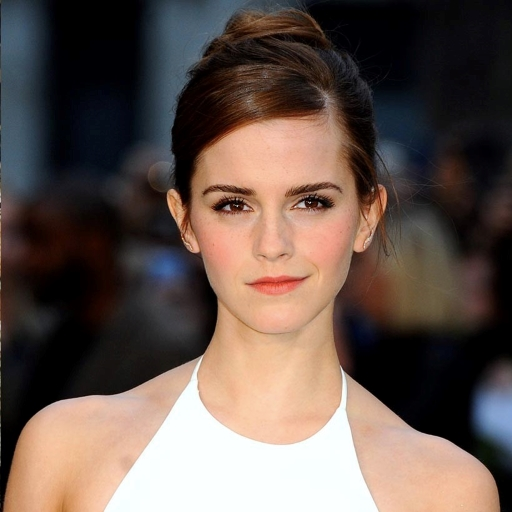
#> input picture emma.jpg, 512 x 512 px
$ python ex4-13.py
#> lines starting #> are read from the running program, lines starting #| are printed output that depends on the picture
# -*- coding: utf-8 -*-
"""
Created on Tue Feb  2 17:10:06 2021

@author: d19fd
"""

import cv2

img = cv2.imread('emma.jpg')
#> img is the input picture: shape (512, 512, 3); mean B, G, R 78.2, 85.5, 101.3

bgra = cv2.cvtColor(img, cv2.COLOR_BGR2BGRA)
b, g, r, a = cv2.split(bgra)
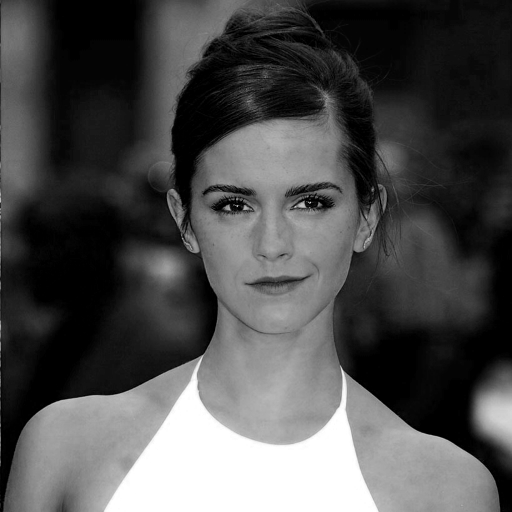
#> b: shape (512, 512); min 0, max 255, mean 78.2
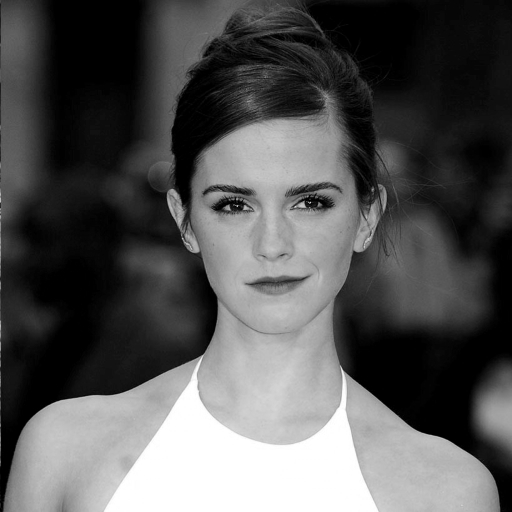
#> g: shape (512, 512); min 0, max 255, mean 85.5
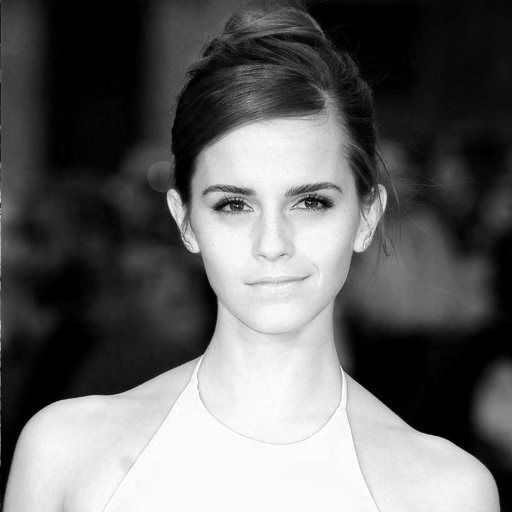
#> r: shape (512, 512); min 0, max 255, mean 101.3
#> a: shape (512, 512); every value is 255

a[:,:] = 125
#> a: shape (512, 512); every value is 125
bgra125 = cv2.merge([b,g,r,a])

a[:,:]=0
#> a: shape (512, 512); every value is 0
bgra0 = cv2.merge([b,g,r,a])

cv2.imshow('img', img)
cv2.imshow('bgra', bgra)
cv2.imshow('bgra125', bgra125)
cv2.imshow('bgra0', bgra0)

cv2.waitKey()
cv2.destroyAllWindows()

cv2.imwrite('bgra.png', bgra)
cv2.imwrite('bgra125.png', bgra125)
cv2.imwrite('bgra0.png', bgra0)

$ run again, with Hermione.jpg copied over emma.jpg
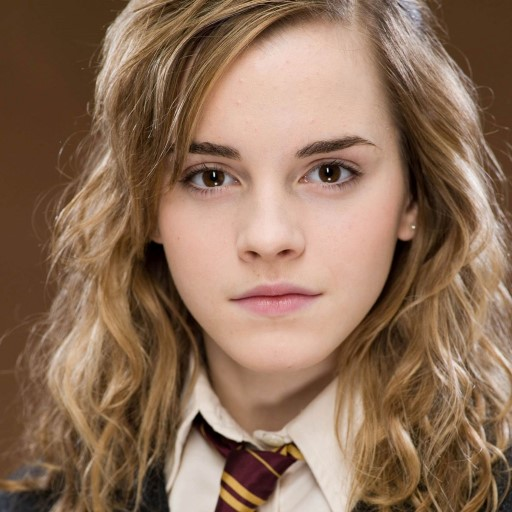
#> input picture Hermione.jpg, 512 x 512 px
#> img is the input picture: shape (512, 512, 3); mean B, G, R 88.5, 111, 141.8
#> `b, g, r, a = cv2.split(bgra)`:
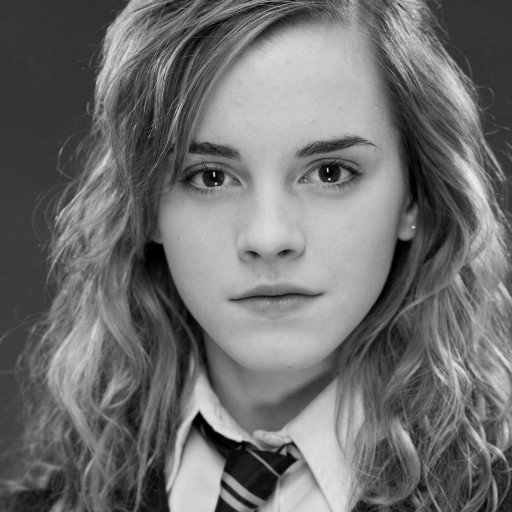
#> g: shape (512, 512); min 0, max 242, mean 111
#> `b, g, r, a = cv2.split(bgra)`:
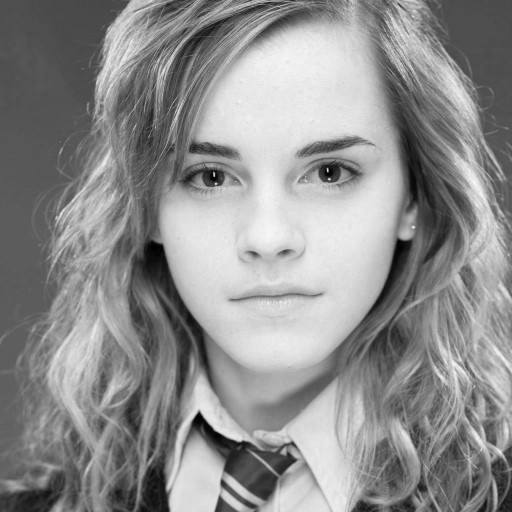
#> r: shape (512, 512); min 0, max 250, mean 141.8

$ run again, with Kate.jpg copied over emma.jpg
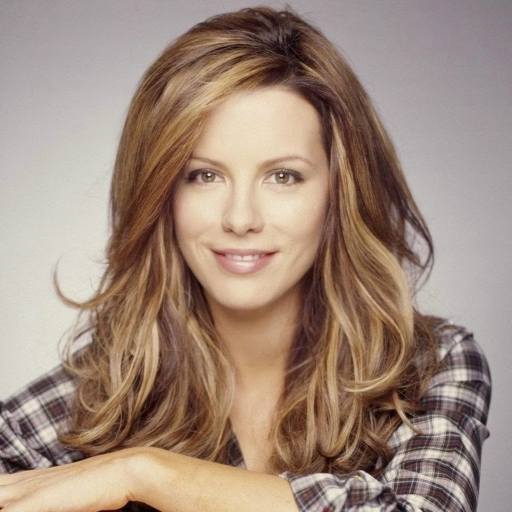
#> input picture Kate.jpg, 512 x 512 px
#> img is the input picture: shape (512, 512, 3); mean B, G, R 123.9, 138, 159.5
#> `b, g, r, a = cv2.split(bgra)`:
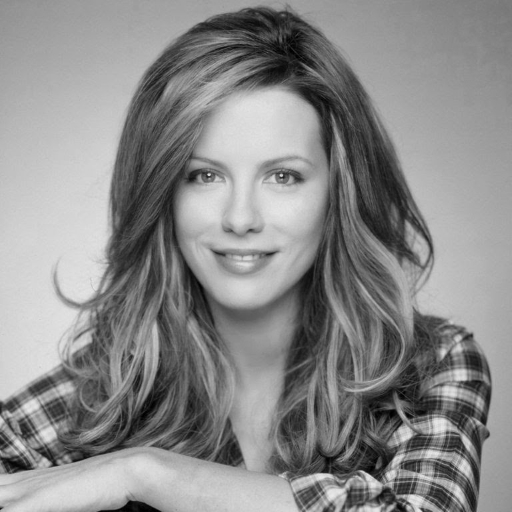
#> g: shape (512, 512); min 0, max 233, mean 138
#> `b, g, r, a = cv2.split(bgra)`:
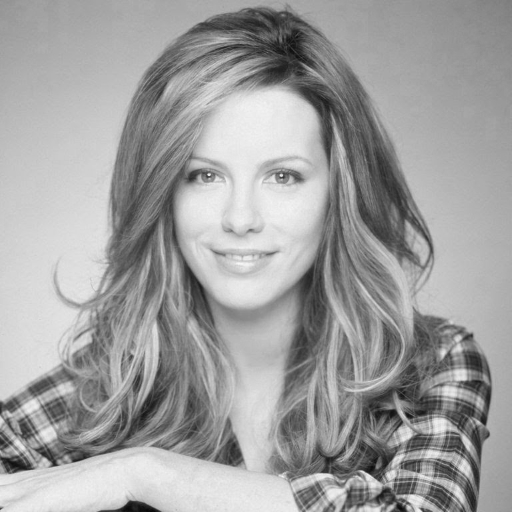
#> r: shape (512, 512); min 7, max 248, mean 159.5

$ run again, with Kate2.jpg copied over emma.jpg
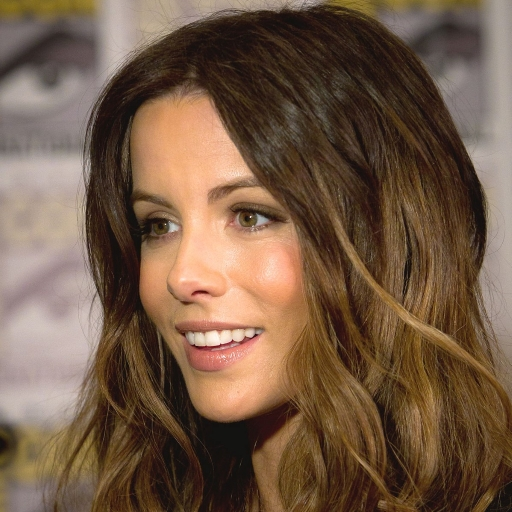
#> input picture Kate2.jpg, 512 x 512 px
#> img is the input picture: shape (512, 512, 3); mean B, G, R 70, 90.3, 115.7
#> `b, g, r, a = cv2.split(bgra)`:
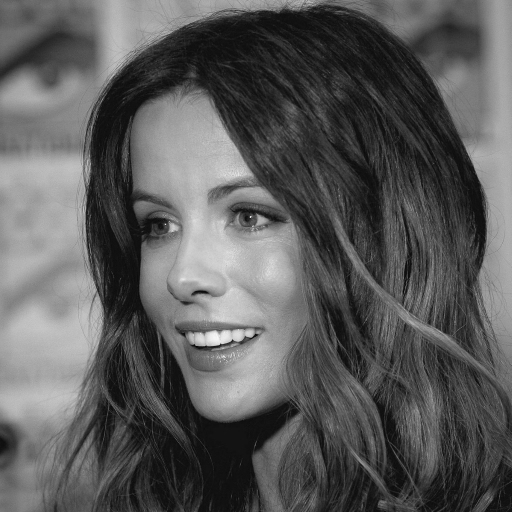
#> g: shape (512, 512); min 6, max 247, mean 90.3
#> `b, g, r, a = cv2.split(bgra)`:
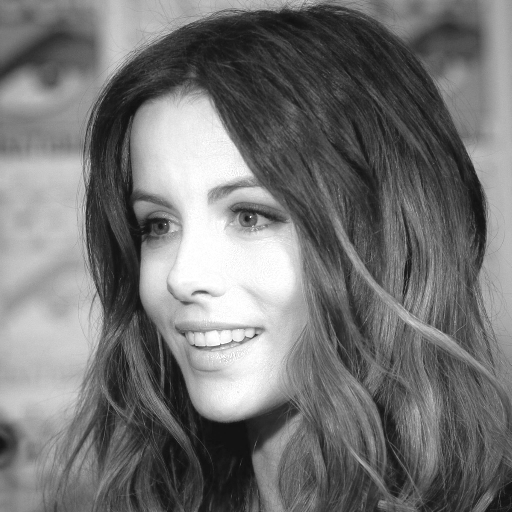
#> r: shape (512, 512); min 15, max 255, mean 115.7
